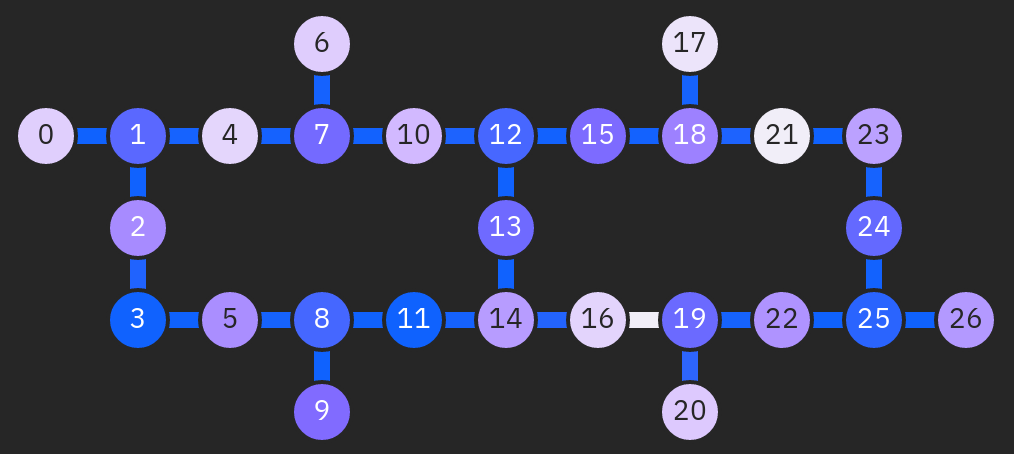
#> input picture qrane/topologies/ibmq-kolkata.png, 1014 x 454 px; its folder holds only this picture in this run
$ python -i test_analyze_reconstruction.py   (imports and definitions only)
#> lines starting #> are read from the running program, lines starting #| are printed output that depends on the picture
import math
from sys import argv
import os
import subprocess as sp
import re
from collections import defaultdict
import matplotlib
import matplotlib.pyplot as plt
import numpy as np

font = {'family' : 'normal',
	'size' : 4}
# [1 line not run here, left out]

total_qops_processed = 0
xtitle = "Cardinality (points)"
ytitle = "Number of Domains"

# [57 lines left out: functions plot_data, get_qops_count, get_domain_sizes, get_domain_dims, not called in this run]

def get_reconstruction_profile(data):
	profile = defaultdict(lambda: defaultdict(lambda: 0))
	prof_lines = re.findall("\d -> {.+}", data)
	for line in prof_lines:
		line = line.replace(" ", "").split("->")
		dim = line[0]
		hist = line[1]
		hist = hist.strip("{}")
		buckets = hist.split(",")
		for bucket in buckets:
			if bucket != '':
				both = bucket.split(":")
				lhs = both[0]
				rhs = int(both[1])
				profile[dim][lhs] += rhs
	return profile

# [5 lines left out: function valid_file, not called in this run]

#
# main_prof = {
# 	"1D" : {"3" : count, "5": count, ...},
#	"2D" : { ... }
# }
#
def get_result_files(input_dir):
	main_prof = defaultdict(lambda: defaultdict(lambda: 0))

	# Go through each result file and catalogue the results in the global variables
	for result_file in os.scandir(input_dir):
		if (result_file.name.endswith(".txt") == False): continue

		with open(result_file, 'r') as fh:
			contents = fh.read()
			#print(contents)
			if (valid_file(contents) == True):
				qops = get_qops_count(contents)
				recon_profile = get_reconstruction_profile(contents)

				for dim in recon_profile:
					for card in recon_profile[dim]:
						main_prof[dim][card] += recon_profile[dim][card]

	return main_prof

def input_phase(argv):
	if (len(argv) < 5):
		print("Please provide input and output directories and a color for plots")
		exit(1)
	else:
		return argv[1], argv[2], argv[3], argv[4]

# [14 lines left out: function get_points_ratio_above_and_below, not called in this run]


input_dir, output_dir, benchmark, color = input_phase(argv)
# [1 line that did not run here, left out]
#get_points_ratio_above_and_below(main_prof, 4)
# [1 line not run here, left out]

>>> import cv2
>>> picture = cv2.imread('../qrane/topologies/ibmq-kolkata.png', cv2.IMREAD_GRAYSCALE)
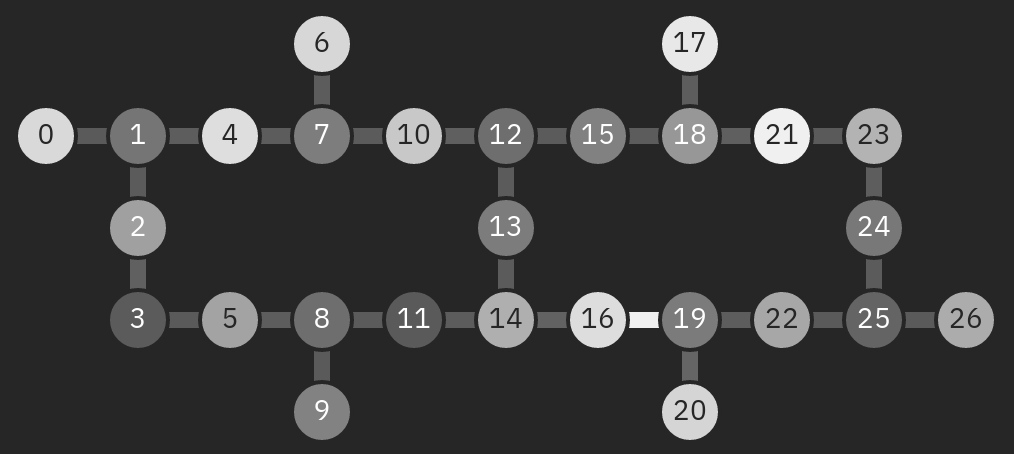
#> picture: shape (454, 1014); min 37, max 255, mean 57
#> (the run stopped early here; a loop or call above may not have finished)

$ run again, on qrane/topologies/ibmq-manhattan.png
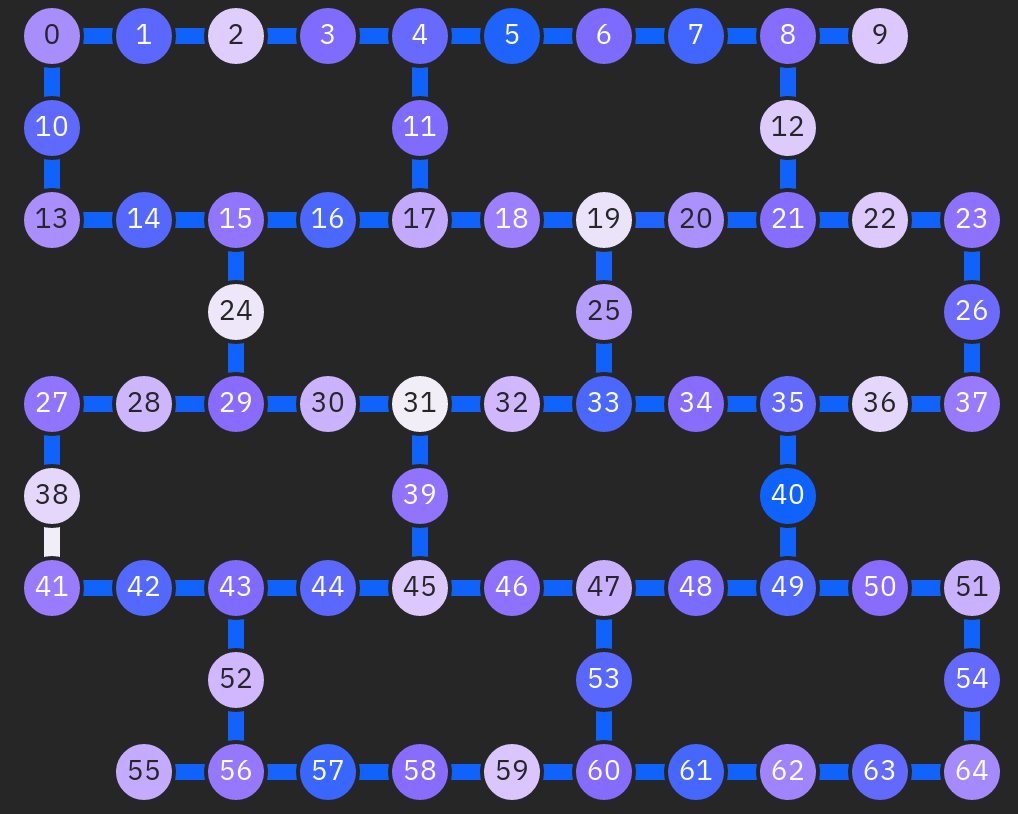
#> input picture qrane/topologies/ibmq-manhattan.png, 1018 x 814 px
#> `picture = cv2.imread('../qrane/topologies/ibmq-kolkata.png', cv2.IMREA..`:
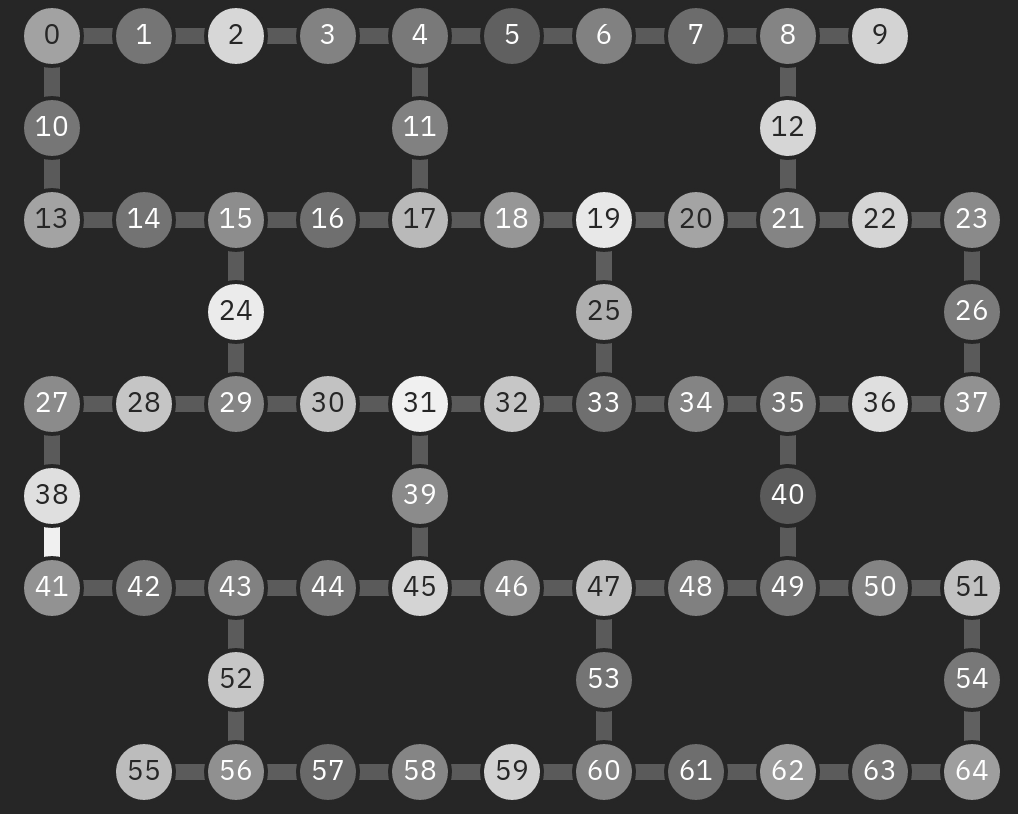
#> picture: shape (814, 1018); min 37, max 255, mean 62.6
